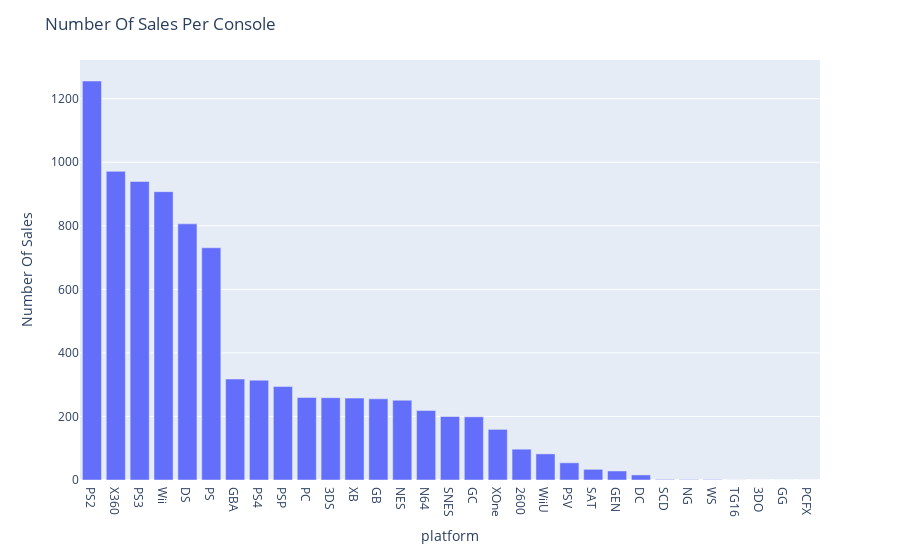

The code cell stored with this chart in its notebook:
### Markdown cell above
### How sales varied from platform to platform?

### Code cell
platform_sales = df_games.pivot_table(
    values='total_sales',
    index='platform',
    aggfunc='sum'
).sort_values(ascending=False, by='total_sales').reset_index()
print(platform_sales)

fig = px.bar(platform_sales, x='platform', y='total_sales')
fig.update_layout(
    title="Number Of Sales Per Console",
    yaxis_title="Number Of Sales", 
)
fig.show()

### Figure 1 — Plotly figure (JSON) as saved in the notebook; plotly's stock layout.template omitted (floating-point values rounded to 4 significant figures)
{"data": [{"alignmentgroup": "True", "hovertemplate": "platform=%{x}<br>total_sales=%{y}<extra></extra>", "legendgroup": "", "marker": {"color": "#636efa", "pattern": {"shape": ""}}, "name": "", "offsetgroup": "", "orientation": "v", "showlegend": false, "textposition": "auto", "type": "bar", "x": ["PS2", "X360", "PS3", "Wii", "DS", "PS", "GBA", "PS4", "PSP", "PC", "3DS", "XB", "GB", "NES", "N64", "SNES", "GC", "XOne", "2600", "WiiU", "PSV", "SAT", "GEN", "DC", "SCD", "NG", "WS", "TG16", "3DO", "GG", "PCFX"], "xaxis": "x", "y": [1256.0, 971.4, 939.6, 907.5, 806.1, 730.9, 317.9, 314.1, 294.1, 259.5, 259, 257.7, 255.5, 251.1, 218.7, 200.0, 198.9, 159.3, 96.98, 82.19, 54.07, 33.59, 28.35, 15.95, 1.86, 1.44, 1.42, 0.16, 0.1, 0.04, 0.03], "yaxis": "y"}], "layout": {"barmode": "relative", "legend": {"tracegroupgap": 0}, "margin": {"t": 60}, "title": {"text": "Number Of Sales Per Console"}, "xaxis": {"anchor": "y", "domain": [0, 1], "title": {"text": "platform"}}, "yaxis": {"anchor": "x", "domain": [0, 1], "title": {"text": "Number Of Sales"}}}}
